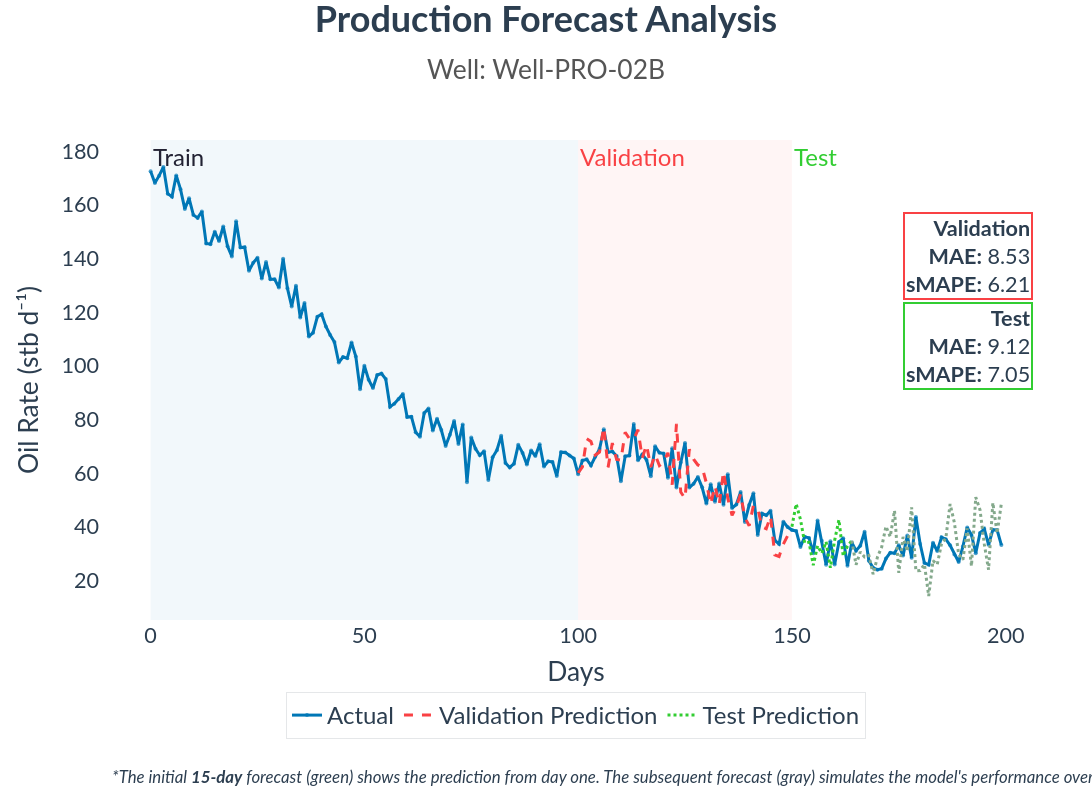

Here is the notebook cell this chart was saved with:
### Code cell
import plotly.graph_objects as go
import numpy as np
from typing import Dict, Optional, Tuple

# --- Professional Visual Style Definition ---
COLOR_ACTUAL = '#0077B6'          # Strong Blue for ground truth data
COLOR_VAL = '#F94144'              # Strong Red for validation predictions
COLOR_TEST = '#32CD32'             # LimeGreen for the primary test forecast (horizon)
COLOR_TEST_REMAINDER = '#84a98c'   # Greenish-Gray for the subsequent test forecast
COLOR_TEXT = '#2c3e50'             # Midnight Blue for high-readability text
COLOR_GRID = 'rgba(189, 195, 199, 0.4)' # Light Gray for a subtle grid
FONT_FAMILY = "Lato, Arial, sans-serif"   # Modern, professional font

# Subtle fill colors for background regions
COLOR_TRAIN_FILL = "rgba(0, 119, 182, 0.05)"
COLOR_VAL_FILL = "rgba(249, 65, 68, 0.05)"

def plot_integrated_view(
    x_axis: np.ndarray,
    y_actual: np.ndarray,
    y_pred_val: np.ndarray,
    y_pred_test: np.ndarray,
    split_indices: Dict[str, int],
    metrics_val: Optional[Dict[str, float]],
    metrics_test: Optional[Dict[str, float]],
    title: str,
    yaxis_title: str = "Rate",
    well: str = "",
    horizon: Optional[int] = None, # New parameter for forecast horizon
    font_scale: float = 1.2,
    show: bool = True,
    *,
    shade: Optional[Dict[str, Tuple[int, int]]] = None,
):
    """
    Plots an integrated view (Train/Val/Test) with a professional visual style,
    highlighting the initial forecast horizon on the test set.
    """
    fig = go.Figure()

    nmax = len(x_axis) - 1

    def _clamp(a: int) -> int:
        return max(0, min(int(a), nmax))

    def _pick_range(kind: str, default: Tuple[int, int]) -> Tuple[int, int]:
        if shade and kind in shade:
            x0, x1 = shade[kind]
            return _clamp(x0), _clamp(x1)
        return _clamp(default[0]), _clamp(default[1])

    # --- Define data ranges ---
    train_default = (0, split_indices['train_end'])
    val_default   = (split_indices['train_end'], split_indices['val_end'])
    test_default  = (split_indices['val_end'], nmax)

    tr_x0, tr_x1 = _pick_range("train", train_default)
    va_x0, va_x1 = _pick_range("val",   val_default)
    te_x0, te_x1 = _pick_range("test",  test_default)

    # --- Shaded background areas ---
    fig.add_vrect(
        x0=tr_x0, x1=tr_x1, fillcolor=COLOR_TRAIN_FILL, layer="below", line_width=0,
        annotation_text="Train", annotation_position="top left",
        annotation_font_size=20 * font_scale, annotation_font_color="#223"
    )
    fig.add_vrect(
        x0=va_x0, x1=va_x1, fillcolor=COLOR_VAL_FILL, layer="below", line_width=0,
        annotation_text="Validation", annotation_position="top left",
        annotation_font_size=20 * font_scale, annotation_font_color=COLOR_VAL
    )
    fig.add_vrect(
        x0=te_x0, x1=te_x1, fillcolor="rgba(0,0,0,0)", layer="below", line_width=0,
        annotation_text="Test", annotation_position="top left",
        annotation_font_size=20 * font_scale, annotation_font_color=COLOR_TEST
    )

    # --- Data Traces ---
    fig.add_trace(go.Scatter(
        x=x_axis, y=y_actual, mode='lines+markers', name='Actual',
        line=dict(color=COLOR_ACTUAL, width=3),
        marker=dict(symbol='circle', size=4, color=COLOR_ACTUAL, opacity=0.7),
        hovertemplate='Day: %{x}<br>Actual: %{y:,.2f}<extra></extra>',
    ))
    fig.add_trace(go.Scatter(
        x=x_axis, y=y_pred_val, mode='lines', name='Validation Prediction',
        line=dict(color=COLOR_VAL, width=3, dash='dash'),
        hovertemplate='Day: %{x}<br>Validation Pred: %{y:,.2f}<extra></extra>',
    ))

    # --- Conditional Test Prediction Trace ---
    # If horizon is specified, split the test line into two colored parts
    if horizon and horizon > 0 and te_x0 < te_x1:
        horizon_split_point = min(te_x1, te_x0 + horizon)

        # Part 1: The initial forecast horizon (bright green)
        fig.add_trace(go.Scatter(
            x=x_axis[te_x0:horizon_split_point],
            y=y_pred_test[te_x0:horizon_split_point],
            mode='lines', name='Test Prediction',
            line=dict(color=COLOR_TEST, width=3, dash='dot'),
            hovertemplate='Day: %{x}<br>Test Pred: %{y:,.2f}<extra></extra>',
        ))
        # Part 2: The remainder of the test period (greenish-gray)
        if horizon_split_point < te_x1:
            fig.add_trace(go.Scatter(
                x=x_axis[horizon_split_point-1:te_x1+1], # Overlap by 1 point for continuous line
                y=y_pred_test[horizon_split_point-1:te_x1+1],
                mode='lines', name='Test Remainder', showlegend=False,
                line=dict(color=COLOR_TEST_REMAINDER, width=3, dash='dot'),
                hovertemplate='Day: %{x}<br>Test Pred: %{y:,.2f}<extra></extra>',
            ))
    else: # Default behavior: plot the entire test prediction in one color
        fig.add_trace(go.Scatter(
            x=x_axis, y=y_pred_test, mode='lines', name='Test Prediction',
            line=dict(color=COLOR_TEST, width=3, dash='dot'),
            hovertemplate='Day: %{x}<br>Test Pred: %{y:,.2f}<extra></extra>',
        ))

    # --- Metrics Annotations ---
    y_anno = 0.85
    if metrics_val:
        text_val = "<br>".join([f"<b>{k}:</b> {v:.2f}" for k, v in metrics_val.items()])
        fig.add_annotation(
            text=f"<b>Validation</b><br>{text_val}", align='right', showarrow=False,
            xref='paper', yref='paper', x=0.98, y=y_anno, xanchor='right',
            bordercolor=COLOR_VAL, borderwidth=2, bgcolor="rgba(255,255,255,0.92)",
            font=dict(size=18*font_scale, color=COLOR_TEXT, family=FONT_FAMILY)
        )
        y_anno -= 0.28
    if metrics_test:
        text_test = "<br>".join([f"<b>{k}:</b> {v:.2f}" for k, v in metrics_test.items()])
        fig.add_annotation(
            text=f"<b>Test</b><br>{text_test}", align='right', showarrow=False,
            xref='paper', yref='paper', x=0.98, y=y_anno, xanchor='right',
            bordercolor=COLOR_TEST, borderwidth=2, bgcolor="rgba(255,255,255,0.92)",
            font=dict(size=18*font_scale, color=COLOR_TEXT, family=FONT_FAMILY)
        )

    # --- Horizon Annotation / Footnote ---
    if horizon and horizon > 0:
        fig.add_annotation(
            text=f"<i>*The initial <b>{horizon}-day</b> forecast (green) shows the prediction from day one. "
                 f"The subsequent forecast (gray) simulates the model's performance over time.</i>",
            align='left', showarrow=False, xref='paper', yref='paper',
            x=0.01, y=-0.3, xanchor='left', yanchor='top',
            font=dict(size=14*font_scale, color=COLOR_TEXT, family=FONT_FAMILY)
        )

    # --- Layout and Theming ---
    fig.update_layout(
        title=dict(
            text=f"<b>{title}</b><br><span style='font-size: {22*font_scale}px; color: #555;'>Well: {well}</span>",
            x=0.5, y=0.96, font=dict(size=30*font_scale, family=FONT_FAMILY, color=COLOR_TEXT)
        ),
        xaxis_title="Days", yaxis_title=yaxis_title,
        font=dict(family=FONT_FAMILY, color=COLOR_TEXT),
        xaxis=dict(
            title_font_size=22*font_scale, tickfont_size=18*font_scale,
            gridcolor=COLOR_GRID, zeroline=False, showgrid=False, showline=False
        ),
        yaxis=dict(
            title_font_size=22*font_scale, tickfont_size=18*font_scale,
            gridcolor=COLOR_GRID, zeroline=False, showgrid=False, showline=False
        ),
        legend=dict(
            x=0.5, y=-0.15, xanchor='center', yanchor='top',
            orientation='h', font=dict(size=20*font_scale),
            bgcolor='rgba(255,255,255,0.9)', bordercolor=COLOR_GRID, borderwidth=1
        ),
        plot_bgcolor='white', paper_bgcolor='white',
        width=1600, height=800,
        margin=dict(t=140, r=40, b=180, l=100), # Increased bottom margin for footnote
        hovermode='x unified',
        hoverlabel=dict(bgcolor='white', font_size=16*font_scale, font_family=FONT_FAMILY)
    )

    if show:
        fig.show()
    return fig

# --- Example Usage ---
if __name__ == '__main__':
    # Generate sample data for demonstration
    np.random.seed(42)
    x_axis = np.arange(200)
    base_decline = 150 * np.exp(-x_axis / 80)
    noise = np.random.randn(200) * 5
    seasonality = 10 * np.sin(x_axis / 15)
    y_actual = base_decline + seasonality + noise + 20
    y_pred_noise = np.random.randn(200) * 8
    y_pred = base_decline + seasonality + y_pred_noise + 20
    y_actual[y_actual < 0] = 0

    # Define data splits and forecast horizon
    split_indices = {'train_end': 100, 'val_end': 150}
    params = {"horizon": 15} # The new parameter

    # Prepare prediction series (set non-relevant parts to NaN)
    y_pred_val = np.copy(y_pred)
    y_pred_val[:split_indices['train_end']] = np.nan
    y_pred_val[split_indices['val_end']:] = np.nan
    y_pred_test = np.copy(y_pred)
    y_pred_test[:split_indices['val_end']] = np.nan

    # Sample metrics
    metrics_val = {'MAE': 8.53, 'sMAPE': 6.21}
    metrics_test = {'MAE': 9.12, 'sMAPE': 7.05}

    # Call the revised plotting function with the new horizon parameter
    plot_integrated_view(
        x_axis=x_axis,
        y_actual=y_actual,
        y_pred_val=y_pred_val,
        y_pred_test=y_pred_test,
        split_indices=split_indices,
        metrics_val=metrics_val,
        metrics_test=metrics_test,
        title="Production Forecast Analysis",
        yaxis_title="Oil Rate (stb d⁻¹)",
        well="Well-PRO-02B",
        horizon=params["horizon"] # Pass the horizon value
    )

### Figure 1 — Plotly figure (JSON) as saved in the notebook; plotly's stock layout.template omitted (floating-point values rounded to 4 significant figures; data arrays with more than 128 entries replaced by an {"elided": "..."} marker saying what was removed)
{"data": [{"hovertemplate": "Day: %{x}<br>Actual: %{y:,.2f}<extra></extra>", "line": {"color": "#0077B6", "width": 3}, "marker": {"color": "#0077B6", "opacity": 0.7, "size": 4, "symbol": "circle"}, "mode": "lines+markers", "name": "Actual", "type": "scatter", "x": {"elided": "200 int values"}, "y": {"elided": "200 float values"}}, {"hovertemplate": "Day: %{x}<br>Validation Pred: %{y:,.2f}<extra></extra>", "line": {"color": "#F94144", "dash": "dash", "width": 3}, "mode": "lines", "name": "Validation Prediction", "type": "scatter", "x": {"elided": "200 int values"}, "y": {"elided": "200 float values"}}, {"hovertemplate": "Day: %{x}<br>Test Pred: %{y:,.2f}<extra></extra>", "line": {"color": "#32CD32", "dash": "dot", "width": 3}, "mode": "lines", "name": "Test Prediction", "type": "scatter", "x": [150, 151, 152, 153, 154, 155, 156, 157, 158, 159, 160, 161, 162, 163, 164], "y": [40.05, 48.53, 42.79, 33.88, 34.27, 25.7, 32.91, 30.13, 34.45, 24.71, 34.99, 42.65, 29.12, 32.85, 34.85]}, {"hovertemplate": "Day: %{x}<br>Test Pred: %{y:,.2f}<extra></extra>", "line": {"color": "#84a98c", "dash": "dot", "width": 3}, "mode": "lines", "name": "Test Remainder", "showlegend": false, "type": "scatter", "x": [164, 165, 166, 167, 168, 169, 170, 171, 172, 173, 174, 175, 176, 177, 178, 179, 180, 181, 182, 183, 184, 185, 186, 187, 188, 189, 190, 191, 192, 193, 194, 195, 196, 197, 198, 199], "y": [34.85, 25.86, 30.65, 28.79, 29.36, 22.32, 28.68, 32.48, 40.17, 36.34, 46.04, 22.86, 36.2, 30.95, 47.29, 23.63, 23.73, 26.03, 14.23, 27.44, 26.01, 33.75, 35.75, 48.5, 41.58, 29.85, 27.77, 39.38, 25.36, 51.05, 46.3, 33.56, 24.04, 48.98, 37.63, 48.81]}], "layout": {"annotations": [{"font": {"color": "#223", "size": 24}, "showarrow": false, "text": "Train", "x": 0, "xanchor": "left", "xref": "x", "y": 1, "yanchor": "top", "yref": "y domain"}, {"font": {"color": "#F94144", "size": 24}, "showarrow": false, "text": "Validation", "x": 100, "xanchor": "left", "xref": "x", "y": 1, "yanchor": "top", "yref": "y domain"}, {"font": {"color": "#32CD32", "size": 24}, "showarrow": false, "text": "Test", "x": 150, "xanchor": "left", "xref": "x", "y": 1, "yanchor": "top", "yref": "y domain"}, {"align": "right", "bgcolor": "rgba(255,255,255,0.92)", "bordercolor": "#F94144", "borderwidth": 2, "font": {"color": "#2c3e50", "family": "Lato, Arial, sans-serif", "size": 21.6}, "showarrow": false, "text": "<b>Validation</b><br><b>MAE:</b> 8.53<br><b>sMAPE:</b> 6.21", "x": 0.98, "xanchor": "right", "xref": "paper", "y": 0.85, "yref": "paper"}, {"align": "right", "bgcolor": "rgba(255,255,255,0.92)", "bordercolor": "#32CD32", "borderwidth": 2, "font": {"color": "#2c3e50", "family": "Lato, Arial, sans-serif", "size": 21.6}, "showarrow": false, "text": "<b>Test</b><br><b>MAE:</b> 9.12<br><b>sMAPE:</b> 7.05", "x": 0.98, "xanchor": "right", "xref": "paper", "y": 0.57, "yref": "paper"}, {"align": "left", "font": {"color": "#2c3e50", "family": "Lato, Arial, sans-serif", "size": 16.8}, "showarrow": false, "text": "<i>*The initial <b>15-day</b> forecast (green) shows the prediction from day one. The subsequent forecast (gray) simulates the model's performance over time.</i>", "x": 0.01, "xanchor": "left", "xref": "paper", "y": -0.3, "yanchor": "top", "yref": "paper"}], "font": {"color": "#2c3e50", "family": "Lato, Arial, sans-serif"}, "height": 800, "hoverlabel": {"bgcolor": "white", "font": {"family": "Lato, Arial, sans-serif", "size": 19.2}}, "hovermode": "x unified", "legend": {"bgcolor": "rgba(255,255,255,0.9)", "bordercolor": "rgba(189, 195, 199, 0.4)", "borderwidth": 1, "font": {"size": 24}, "orientation": "h", "x": 0.5, "xanchor": "center", "y": -0.15, "yanchor": "top"}, "margin": {"b": 180, "l": 100, "r": 40, "t": 140}, "paper_bgcolor": "white", "plot_bgcolor": "white", "shapes": [{"fillcolor": "rgba(0, 119, 182, 0.05)", "layer": "below", "line": {"width": 0}, "type": "rect", "x0": 0, "x1": 100, "xref": "x", "y0": 0, "y1": 1, "yref": "y domain"}, {"fillcolor": "rgba(249, 65, 68, 0.05)", "layer": "below", "line": {"width": 0}, "type": "rect", "x0": 100, "x1": 150, "xref": "x", "y0": 0, "y1": 1, "yref": "y domain"}, {"fillcolor": "rgba(0,0,0,0)", "layer": "below", "line": {"width": 0}, "type": "rect", "x0": 150, "x1": 199, "xref": "x", "y0": 0, "y1": 1, "yref": "y domain"}], "title": {"font": {"color": "#2c3e50", "family": "Lato, Arial, sans-serif", "size": 36}, "text": "<b>Production Forecast Analysis</b><br><span style='font-size: 26.4px; color: #555;'>Well: Well-PRO-02B</span>", "x": 0.5, "y": 0.96}, "width": 1600, "xaxis": {"gridcolor": "rgba(189, 195, 199, 0.4)", "showgrid": false, "showline": false, "tickfont": {"size": 21.6}, "title": {"font": {"size": 26.4}, "text": "Days"}, "zeroline": false}, "yaxis": {"gridcolor": "rgba(189, 195, 199, 0.4)", "showgrid": false, "showline": false, "tickfont": {"size": 21.6}, "title": {"font": {"size": 26.4}, "text": "Oil Rate (stb d⁻¹)"}, "zeroline": false}}}
